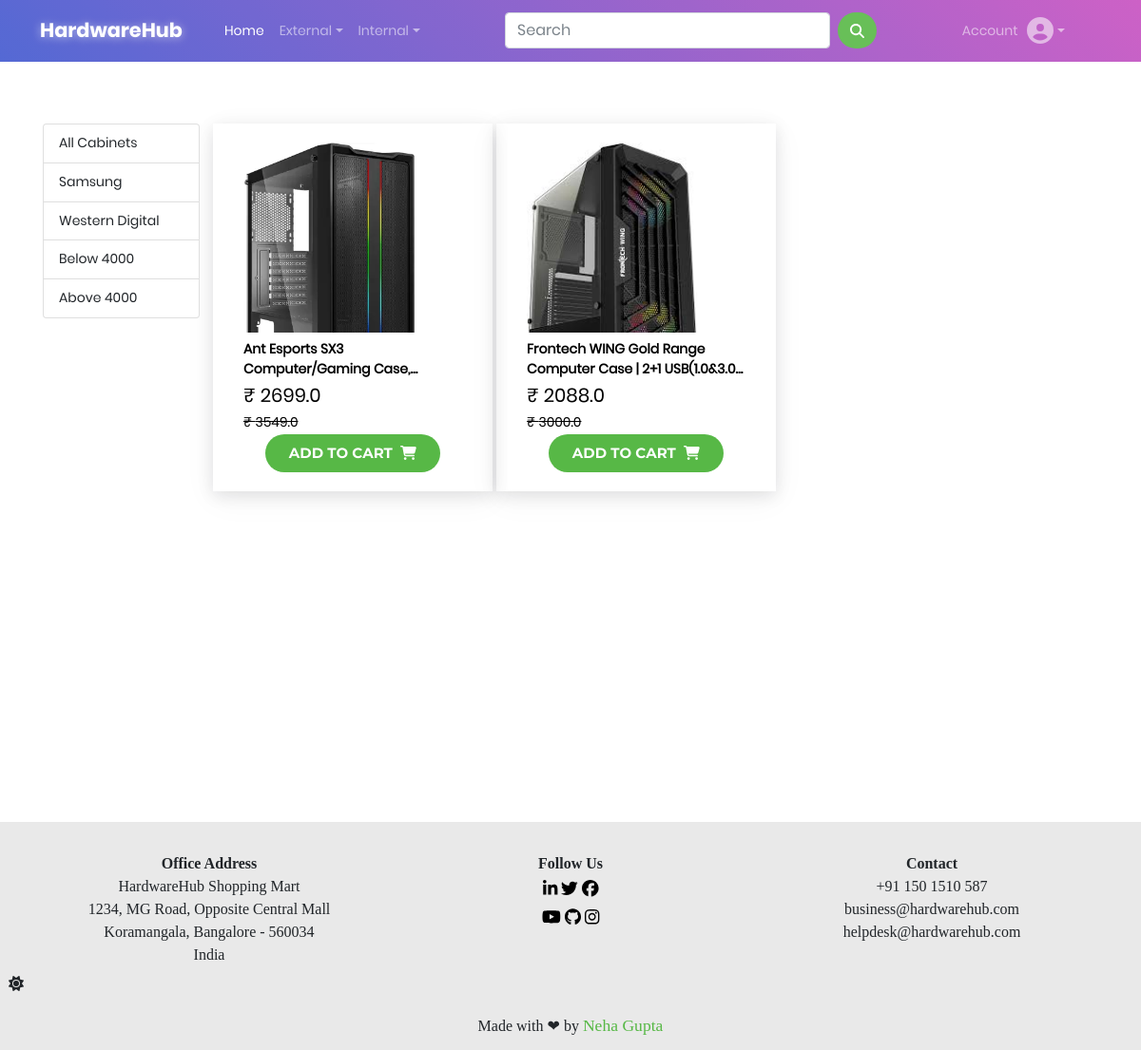
The page /cabinet/below4000 on the database its author committed.
### app/models.py (models this page shows, shortened)
class Product(models.Model):
    title = models.CharField(max_length=100)
    selling_price = models.FloatField()
    discounted_price = models.FloatField()
    description = models.TextField()
    brand = models.CharField(max_length=100)
    category = models.CharField(choices=CATEGORY_CHOICES, max_length=3)
    product_image = models.ImageField(upload_to='productimg')
    stock = models.PositiveIntegerField(default=100)

### app/views.py (the view)
# urls.py: path('cabinet/<slug:data>', views.cabinet, name='cabinetdata'),
def cabinet(request, data=None):
    if data is not None:
        data = " ".join(data.split("_"))
    if data == None:
        cabinets = Product.objects.filter(category='CB')
    elif str(data).lower() == 'samsung' or str(data).lower() == 'wd':
        cabinets = Product.objects.filter(category='CB').filter(brand=data)
    elif str(data) == 'below4000':
        cabinets = Product.objects.filter(
            category='CB').filter(discounted_price__lt=4000)
    elif str(data) == 'above4000':
        cabinets = Product.objects.filter(
            category='CB').filter(discounted_price__gt=4000)
    return render(request, 'app/categories/cabinet.html', {'cabinets': cabinets})

### app/context_processors.py (called while the page is built)
def cart_count(request):
  counter = 0
  from app.models import Cart
  try:
    counter = Cart.objects.filter(user=request.user).count()
    print(counter)
  except:
    counter = 0
  return {'cart_counter': counter}

### app/templates/app/categories/cabinet.html (shortened to what this page needs)
{% extends 'app/base.html' %}
{% load static %}
{% block custom_css %}
  <link rel="stylesheet" href="{% static 'app/css/category.css' %}" />
{% endblock custom_css %}
{% block main-content %}
  <div class="main-container">
    <div class="container section">
      <div class="row">
        <div class="col-sm-2">
          <div class="list-group">
            <a href="{% url 'cabinet' %}" class='list-group-item list-group-item-action' aria-current='true'>All Cabinets</a>
            <a href="{% url 'cabinetdata' 'SAMSUNG' %}" class='list-group-item list-group-item-action' aria-current='true'>Samsung</a>
            <a href="{% url 'cabinetdata' 'WD' %}" class='list-group-item list-group-item-action' aria-current='true'>Western Digital</a>
            <a href="{% url 'cabinetdata' 'below4000' %}" class='list-group-item list-group-item-action' aria-current='true'>Below 4000</a>
            <a href="{% url 'cabinetdata' 'above4000' %}" class='list-group-item list-group-item-action' aria-current='true'>Above 4000</a>
          </div>
        </div>
        <div class="col-sm-10">
          <div class='row'>
            {% for product in cabinets %}
              <div class="product-card col">
                <a href="{% url 'product-detail' product.id %}" class="product-card-btn">
                  <div class="item">
                    <div class="item-img">
                      <img src="{{product.product_image.url}}" alt="" />
                    </div>
                    <div class="fw-bold title">
                      {{product.title}}
                    </div>
                    <div class="fs-5">₹ {{product.discounted_price}}</div>
                    <div class="fs-10 fw-light text-decoration-line-through">
                      ₹ {{product.selling_price}}
                    </div>
                    <div class="btn-container">
                      {% if product.stock %}
                        <form action="/add-to-cart" class="d-inline-block">
                          <button type="submit" href="{% url 'add-to-cart' %}" class="btn btn-primary shadow-none">
                            <span>Add to Cart</span>&nbsp;&nbsp;
                            <i class="fas fa-shopping-cart"></i>
                          </button>
                        </form>
                      {% else %}
                        <button class="btn bg-danger btn-primary shadow-none disabled d-inline-block">
                          <span>Out of Stock</span>&nbsp;&nbsp;
                        </button>
                      {% endif %}
                    </div>
                  </div>
                </a>
              </div>
            {% endfor %}
          </div>
        </div>
      </div>
    </div>
  </div>
{% endblock main-content %}

### app/static/app/css/base.css (style rules this page uses)
:root { --primary-light: #9053c7; --secondary-light: #fff; --tertiary-light: #57b846; --quaternary-light: #000; --quinary-light: #e9e9e9; --senary-light: #333333; --septenary-light: #666666; }
* { margin: 0px; padding: 0px; box-sizing: border-box; }
body, html { height: 100%; font-family: Poppins-Regular, sans-serif; }
body { transition: background-color 0.3s; }
button { outline: none !important; border: none; background: transparent; }
a { font-family: Poppins-Regular; font-size: 14px; line-height: 1.7; color: var(--tertiary-light); margin: 0px; transition: all 0.4s; -webkit-transition: all 0.4s; -o-transition: all 0.4s; -moz-transition: all 0.4s; text-decoration: none; }

### app/static/app/css/category.css (style rules this page uses)
.main-container { width: 100%; min-height: 100vh; padding: 15px; }
.section { width: 100%; padding: 50px 15px 50px; }
.product-card.col { flex: 0 0 0%; }
.product-card { display: inline-block; margin: 0px 2px 5px; transition: 0.2s transform ease, 0.2s box-shadow ease; box-shadow: rgba(17, 17, 26, 0.1) 0px 4px 16px, rgba(17, 17, 26, 0.05) 0px 8px 32px; }
.product-card-btn { display: inline-block; color: var(--quaternary-light); }
.product-card .item { background-color: var(--secondary-light); padding: 20px; border-radius: 5px; }
.product-card .item-img { width: 180px; height: 200px; overflow: hidden; }
.product-card .item-img img { width: 100%; min-height: 100%; object-fit: contain; }
.item .btn-container { text-align: center; }
.item .title { padding-top: 0.5em; line-height: 1.5em; height: 3.5em; white-space: normal; overflow: hidden; text-overflow: ellipsis; width: 230px; display: -webkit-box; -webkit-line-clamp: 2; -webkit-box-orient: vertical; }
.product-card .btn-primary { font-family: Montserrat-Bold; font-size: 15px; line-height: 1.5; color: var(--secondary-light); text-transform: uppercase; height: 40px; border-radius: 25px; background: var(--tertiary-light); display: -webkit-box; display: -webkit-flex; display: -moz-box; display: -ms-flexbox; display: flex; justify-content: center; align-items: center; padding: 0 25px; border: none; -webkit-transition: all 0.4s; -o-transition: all 0.4s; -moz-transition: all 0.4s; transition: all 0.4s; }

### rows shown on the page
Product: product_image (picture), title "Ant Esports SX3 Computer/Gaming…", discounted_price "2699.0", selling_price "3549.0"
Product: product_image (picture), title "Frontech WING Gold Range Computer Case | 2+1…", discounted_price "2088.0", selling_price "3000.0"
